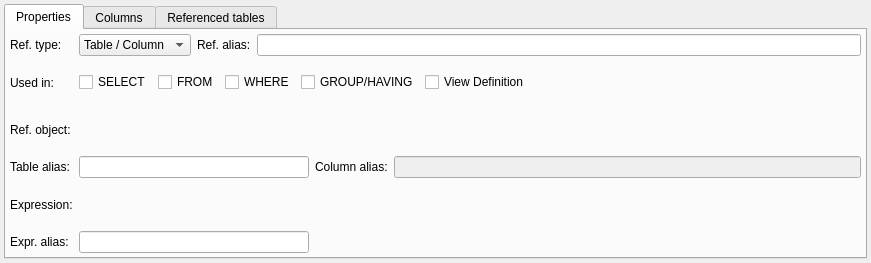
<?xml version="1.0" encoding="UTF-8"?>
<ui version="4.0">
 <class>ReferenceWidget</class>
 <widget class="QWidget" name="ReferenceWidget">
  <property name="geometry">
   <rect>
    <x>0</x>
    <y>0</y>
    <width>871</width>
    <height>263</height>
   </rect>
  </property>
  <property name="minimumSize">
   <size>
    <width>0</width>
    <height>0</height>
   </size>
  </property>
  <property name="windowTitle">
   <string>Reference properties</string>
  </property>
  <layout class="QGridLayout" name="reference_grid">
   <property name="leftMargin">
    <number>4</number>
   </property>
   <property name="topMargin">
    <number>4</number>
   </property>
   <property name="rightMargin">
    <number>4</number>
   </property>
   <property name="bottomMargin">
    <number>4</number>
   </property>
   <property name="spacing">
    <number>6</number>
   </property>
   <item row="0" column="0">
    <widget class="QTabWidget" name="properties_tbw">
     <property name="enabled">
      <bool>true</bool>
     </property>
     <property name="currentIndex">
      <number>0</number>
     </property>
     <widget class="QWidget" name="tab">
      <attribute name="title">
       <string>Properties</string>
      </attribute>
      <layout class="QGridLayout" name="gridLayout_2">
       <property name="leftMargin">
        <number>4</number>
       </property>
       <property name="topMargin">
        <number>4</number>
       </property>
       <property name="rightMargin">
        <number>4</number>
       </property>
       <property name="bottomMargin">
        <number>4</number>
       </property>
       <property name="spacing">
        <number>6</number>
       </property>
       <item row="0" column="0">
        <widget class="QLabel" name="ref_type_lbl">
         <property name="sizePolicy">
          <sizepolicy hsizetype="Fixed" vsizetype="Preferred">
           <horstretch>0</horstretch>
           <verstretch>0</verstretch>
          </sizepolicy>
         </property>
         <property name="minimumSize">
          <size>
           <width>0</width>
           <height>0</height>
          </size>
         </property>
         <property name="text">
          <string>Ref. type:</string>
         </property>
        </widget>
       </item>
       <item row="1" column="1" colspan="4">
        <layout class="QGridLayout" name="gridLayout">
         <item row="0" column="2" rowspan="2">
          <widget class="QCheckBox" name="after_where_chk">
           <property name="sizePolicy">
            <sizepolicy hsizetype="Preferred" vsizetype="Fixed">
             <horstretch>0</horstretch>
             <verstretch>0</verstretch>
            </sizepolicy>
           </property>
           <property name="font">
            <font>
             <italic>false</italic>
            </font>
           </property>
           <property name="toolTip">
            <string>&lt;p&gt;The reference will be used as part of the WHERE clause in form of conditional expression. &lt;/p&gt;</string>
           </property>
           <property name="text">
            <string>WHERE</string>
           </property>
          </widget>
         </item>
         <item row="0" column="6" rowspan="2">
          <spacer name="horizontalSpacer">
           <property name="orientation">
            <enum>Qt::Horizontal</enum>
           </property>
           <property name="sizeHint" stdset="0">
            <size>
             <width>40</width>
             <height>20</height>
            </size>
           </property>
          </spacer>
         </item>
         <item row="0" column="1" rowspan="2">
          <widget class="QCheckBox" name="from_where_chk">
           <property name="sizePolicy">
            <sizepolicy hsizetype="Preferred" vsizetype="Fixed">
             <horstretch>0</horstretch>
             <verstretch>0</verstretch>
            </sizepolicy>
           </property>
           <property name="minimumSize">
            <size>
             <width>0</width>
             <height>0</height>
            </size>
           </property>
           <property name="font">
            <font>
             <italic>false</italic>
            </font>
           </property>
           <property name="toolTip">
            <string>&lt;p&gt;The reference is used in the FROM portion of the command in order to reference tables or construct JOIN statements.&lt;/p&gt;</string>
           </property>
           <property name="text">
            <string>FROM</string>
           </property>
          </widget>
         </item>
         <item row="0" column="3" rowspan="2">
          <widget class="QCheckBox" name="end_expr_chk">
           <property name="sizePolicy">
            <sizepolicy hsizetype="Preferred" vsizetype="Fixed">
             <horstretch>0</horstretch>
             <verstretch>0</verstretch>
            </sizepolicy>
           </property>
           <property name="font">
            <font>
             <italic>false</italic>
            </font>
           </property>
           <property name="toolTip">
            <string>&lt;p&gt;The reference will be appended to the very end of the view's definition. This is useful when using GROUP BY/HAVING statements.&lt;/p&gt;</string>
           </property>
           <property name="text">
            <string>GROUP/HAVING</string>
           </property>
          </widget>
         </item>
         <item row="0" column="4" rowspan="2" colspan="2">
          <widget class="QCheckBox" name="view_def_chk">
           <property name="sizePolicy">
            <sizepolicy hsizetype="Preferred" vsizetype="Fixed">
             <horstretch>0</horstretch>
             <verstretch>0</verstretch>
            </sizepolicy>
           </property>
           <property name="toolTip">
            <string>&lt;p&gt;The reference's expression is used exclusively as the view's definition.&lt;/p&gt;</string>
           </property>
           <property name="text">
            <string>View Definition</string>
           </property>
          </widget>
         </item>
         <item row="0" column="0" rowspan="2">
          <widget class="QCheckBox" name="select_from_chk">
           <property name="sizePolicy">
            <sizepolicy hsizetype="Preferred" vsizetype="Fixed">
             <horstretch>0</horstretch>
             <verstretch>0</verstretch>
            </sizepolicy>
           </property>
           <property name="font">
            <font>
             <italic>false</italic>
            </font>
           </property>
           <property name="toolTip">
            <string>&lt;p&gt;The reference will be used as part of the SELECT statement to retrieve columns or expressions that will compose the view's columns.&lt;/p&gt;</string>
           </property>
           <property name="statusTip">
            <string/>
           </property>
           <property name="text">
            <string>SELECT</string>
           </property>
          </widget>
         </item>
        </layout>
       </item>
       <item row="0" column="1" colspan="4">
        <layout class="QHBoxLayout" name="horizontalLayout_4">
         <item>
          <widget class="QComboBox" name="ref_type_cmb">
           <property name="statusTip">
            <string>View's references can point to a table, column or expression.</string>
           </property>
           <property name="currentText">
            <string>Table / Column</string>
           </property>
           <item>
            <property name="text">
             <string>Table / Column</string>
            </property>
           </item>
           <item>
            <property name="text">
             <string>Expression</string>
            </property>
           </item>
          </widget>
         </item>
         <item>
          <widget class="QLabel" name="ref_alias_lbl">
           <property name="sizePolicy">
            <sizepolicy hsizetype="Fixed" vsizetype="Preferred">
             <horstretch>0</horstretch>
             <verstretch>0</verstretch>
            </sizepolicy>
           </property>
           <property name="text">
            <string>Ref. alias:</string>
           </property>
          </widget>
         </item>
         <item>
          <widget class="QLineEdit" name="ref_alias_edt">
           <property name="sizePolicy">
            <sizepolicy hsizetype="Expanding" vsizetype="Fixed">
             <horstretch>0</horstretch>
             <verstretch>0</verstretch>
            </sizepolicy>
           </property>
           <property name="minimumSize">
            <size>
             <width>0</width>
             <height>0</height>
            </size>
           </property>
           <property name="maximumSize">
            <size>
             <width>16777215</width>
             <height>16777215</height>
            </size>
           </property>
           <property name="toolTip">
            <string>&lt;p&gt;This is a more friendly description for the reference. When displaying the model in compact view this is the text shown for the reference instead of its real description. If this field is empty the real description will be displayed anyway.&lt;/p&gt;</string>
           </property>
           <property name="statusTip">
            <string/>
           </property>
           <property name="text">
            <string/>
           </property>
           <property name="clearButtonEnabled">
            <bool>true</bool>
           </property>
          </widget>
         </item>
        </layout>
       </item>
       <item row="1" column="0">
        <widget class="QLabel" name="used_in_lbl">
         <property name="sizePolicy">
          <sizepolicy hsizetype="Fixed" vsizetype="Preferred">
           <horstretch>0</horstretch>
           <verstretch>0</verstretch>
          </sizepolicy>
         </property>
         <property name="text">
          <string>Used in:</string>
         </property>
        </widget>
       </item>
       <item row="2" column="0">
        <widget class="QLabel" name="table_lbl">
         <property name="sizePolicy">
          <sizepolicy hsizetype="Fixed" vsizetype="Preferred">
           <horstretch>0</horstretch>
           <verstretch>0</verstretch>
          </sizepolicy>
         </property>
         <property name="text">
          <string>Ref. object:</string>
         </property>
        </widget>
       </item>
       <item row="3" column="0">
        <widget class="QLabel" name="tab_alias_lbl">
         <property name="sizePolicy">
          <sizepolicy hsizetype="Fixed" vsizetype="Preferred">
           <horstretch>0</horstretch>
           <verstretch>0</verstretch>
          </sizepolicy>
         </property>
         <property name="text">
          <string>Table alias:</string>
         </property>
        </widget>
       </item>
       <item row="3" column="1">
        <widget class="QLineEdit" name="tab_alias_edt">
         <property name="sizePolicy">
          <sizepolicy hsizetype="Preferred" vsizetype="Fixed">
           <horstretch>0</horstretch>
           <verstretch>0</verstretch>
          </sizepolicy>
         </property>
         <property name="clearButtonEnabled">
          <bool>true</bool>
         </property>
        </widget>
       </item>
       <item row="3" column="2">
        <widget class="QLabel" name="col_alias_lbl">
         <property name="sizePolicy">
          <sizepolicy hsizetype="Fixed" vsizetype="Preferred">
           <horstretch>0</horstretch>
           <verstretch>0</verstretch>
          </sizepolicy>
         </property>
         <property name="text">
          <string>Column alias:</string>
         </property>
        </widget>
       </item>
       <item row="3" column="3" colspan="2">
        <widget class="QLineEdit" name="col_alias_edt">
         <property name="enabled">
          <bool>false</bool>
         </property>
         <property name="sizePolicy">
          <sizepolicy hsizetype="Preferred" vsizetype="Fixed">
           <horstretch>0</horstretch>
           <verstretch>0</verstretch>
          </sizepolicy>
         </property>
         <property name="clearButtonEnabled">
          <bool>true</bool>
         </property>
        </widget>
       </item>
       <item row="4" column="0">
        <widget class="QLabel" name="expression_lbl">
         <property name="sizePolicy">
          <sizepolicy hsizetype="Fixed" vsizetype="Preferred">
           <horstretch>0</horstretch>
           <verstretch>0</verstretch>
          </sizepolicy>
         </property>
         <property name="text">
          <string>Expression:</string>
         </property>
        </widget>
       </item>
       <item row="5" column="0">
        <widget class="QLabel" name="expr_alias_lbl">
         <property name="sizePolicy">
          <sizepolicy hsizetype="Fixed" vsizetype="Preferred">
           <horstretch>0</horstretch>
           <verstretch>0</verstretch>
          </sizepolicy>
         </property>
         <property name="text">
          <string>Expr. alias:</string>
         </property>
        </widget>
       </item>
       <item row="5" column="1">
        <widget class="QLineEdit" name="expr_alias_edt">
         <property name="sizePolicy">
          <sizepolicy hsizetype="Preferred" vsizetype="Fixed">
           <horstretch>0</horstretch>
           <verstretch>0</verstretch>
          </sizepolicy>
         </property>
         <property name="clearButtonEnabled">
          <bool>true</bool>
         </property>
        </widget>
       </item>
       <item row="5" column="2" colspan="3">
        <spacer name="horizontalSpacer_3">
         <property name="orientation">
          <enum>Qt::Horizontal</enum>
         </property>
         <property name="sizeHint" stdset="0">
          <size>
           <width>318</width>
           <height>17</height>
          </size>
         </property>
        </spacer>
       </item>
      </layout>
     </widget>
     <widget class="QWidget" name="tab_2">
      <property name="enabled">
       <bool>true</bool>
      </property>
      <attribute name="title">
       <string>Columns</string>
      </attribute>
      <layout class="QVBoxLayout" name="verticalLayout">
       <property name="spacing">
        <number>6</number>
       </property>
       <property name="leftMargin">
        <number>4</number>
       </property>
       <property name="topMargin">
        <number>4</number>
       </property>
       <property name="rightMargin">
        <number>4</number>
       </property>
       <property name="bottomMargin">
        <number>4</number>
       </property>
       <item>
        <layout class="QGridLayout" name="gridLayout_3">
         <item row="0" column="1" colspan="3">
          <widget class="QLineEdit" name="name_edt">
           <property name="sizePolicy">
            <sizepolicy hsizetype="Expanding" vsizetype="Fixed">
             <horstretch>0</horstretch>
             <verstretch>0</verstretch>
            </sizepolicy>
           </property>
           <property name="minimumSize">
            <size>
             <width>0</width>
             <height>0</height>
            </size>
           </property>
           <property name="maximumSize">
            <size>
             <width>16777215</width>
             <height>16777215</height>
            </size>
           </property>
           <property name="statusTip">
            <string>This is the name of the object in the PostgreSQL database.</string>
           </property>
           <property name="text">
            <string/>
           </property>
           <property name="clearButtonEnabled">
            <bool>true</bool>
           </property>
          </widget>
         </item>
         <item row="0" column="0">
          <widget class="QLabel" name="name_lbl">
           <property name="sizePolicy">
            <sizepolicy hsizetype="Fixed" vsizetype="Preferred">
             <horstretch>0</horstretch>
             <verstretch>0</verstretch>
            </sizepolicy>
           </property>
           <property name="maximumSize">
            <size>
             <width>16777215</width>
             <height>16777215</height>
            </size>
           </property>
           <property name="text">
            <string>Name:</string>
           </property>
          </widget>
         </item>
         <item row="1" column="0">
          <widget class="QLabel" name="logical_name_lbl">
           <property name="sizePolicy">
            <sizepolicy hsizetype="Fixed" vsizetype="Preferred">
             <horstretch>0</horstretch>
             <verstretch>0</verstretch>
            </sizepolicy>
           </property>
           <property name="maximumSize">
            <size>
             <width>16777215</width>
             <height>16777215</height>
            </size>
           </property>
           <property name="toolTip">
            <string>&lt;p&gt;This is a more friendly name for the column. When displaying the model in compact view this is the name shown for the column instead of its real name. If this field is empty the real name will be displayed anyway.&lt;/p&gt;</string>
           </property>
           <property name="text">
            <string>Alias:</string>
           </property>
          </widget>
         </item>
         <item row="1" column="1" colspan="3">
          <widget class="QLineEdit" name="alias_edt">
           <property name="sizePolicy">
            <sizepolicy hsizetype="Expanding" vsizetype="Fixed">
             <horstretch>0</horstretch>
             <verstretch>0</verstretch>
            </sizepolicy>
           </property>
           <property name="minimumSize">
            <size>
             <width>0</width>
             <height>0</height>
            </size>
           </property>
           <property name="maximumSize">
            <size>
             <width>16777215</width>
             <height>16777215</height>
            </size>
           </property>
           <property name="toolTip">
            <string/>
           </property>
           <property name="statusTip">
            <string/>
           </property>
           <property name="text">
            <string/>
           </property>
           <property name="clearButtonEnabled">
            <bool>true</bool>
           </property>
          </widget>
         </item>
        </layout>
       </item>
      </layout>
     </widget>
     <widget class="QWidget" name="tab_3">
      <attribute name="title">
       <string>Referenced tables</string>
      </attribute>
      <widget class="QLabel" name="ref_table_lbl">
       <property name="geometry">
        <rect>
         <x>30</x>
         <y>30</y>
         <width>61</width>
         <height>22</height>
        </rect>
       </property>
       <property name="text">
        <string>Table:</string>
       </property>
      </widget>
     </widget>
    </widget>
   </item>
  </layout>
 </widget>
 <tabstops>
  <tabstop>properties_tbw</tabstop>
  <tabstop>ref_type_cmb</tabstop>
  <tabstop>ref_alias_edt</tabstop>
  <tabstop>select_from_chk</tabstop>
  <tabstop>from_where_chk</tabstop>
  <tabstop>after_where_chk</tabstop>
  <tabstop>end_expr_chk</tabstop>
  <tabstop>view_def_chk</tabstop>
  <tabstop>tab_alias_edt</tabstop>
  <tabstop>col_alias_edt</tabstop>
  <tabstop>expr_alias_edt</tabstop>
  <tabstop>name_edt</tabstop>
 </tabstops>
 <resources/>
 <connections/>
</ui>
